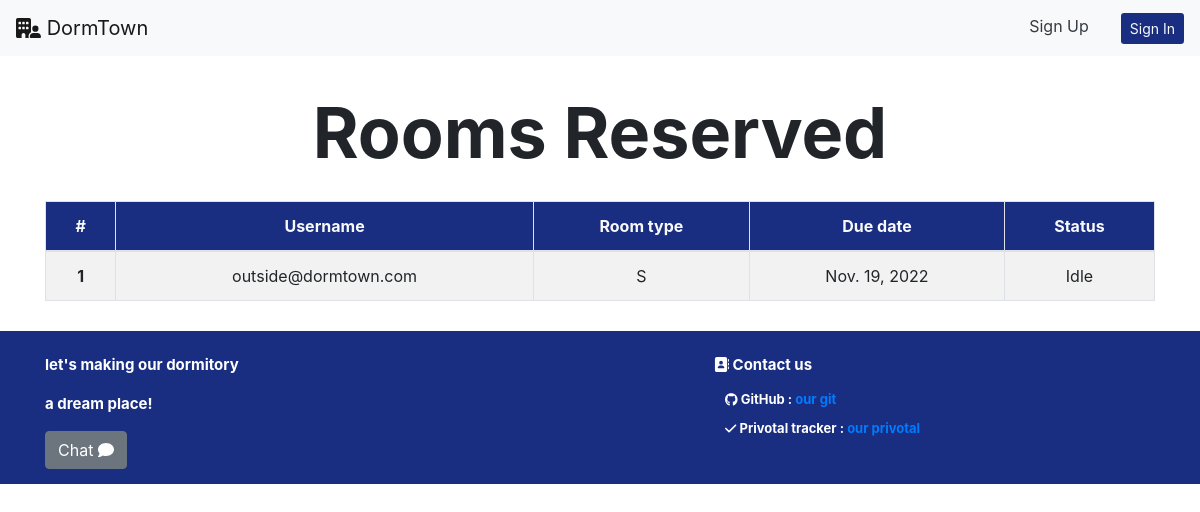
Page /manager/rooms_reserve on the earlier database version.
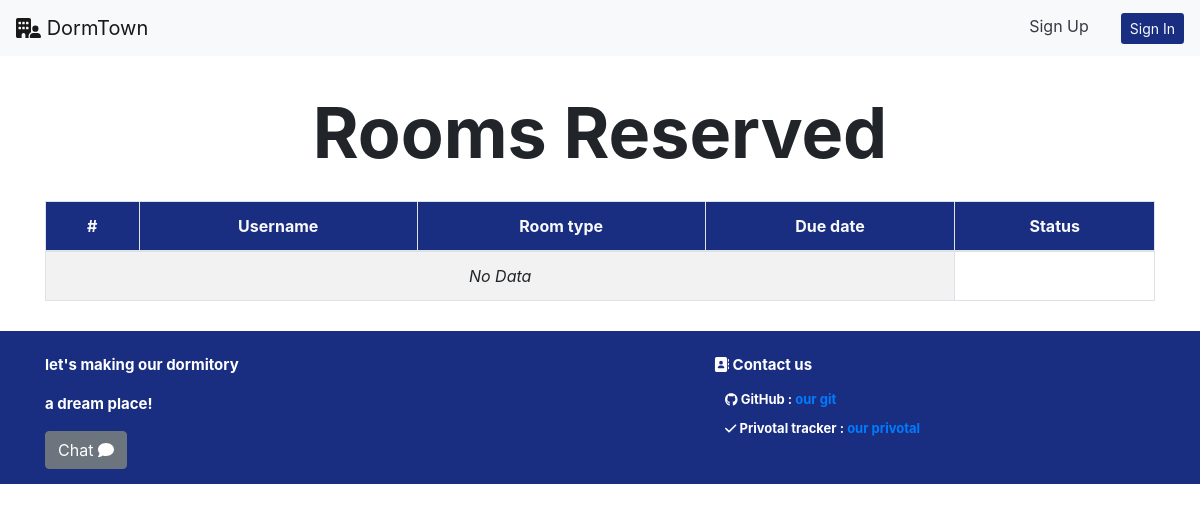
Same page on the later database version.
### occupant/models.py (models this page shows, shortened)
class Reserve(models.Model):
    user_id = models.ForeignKey(
        User, on_delete=models.CASCADE, related_name="reserved_user_id")
    room_type = models.ForeignKey(
        RoomType, on_delete=models.CASCADE, related_name="reserved_room_type")
    due_date = models.DateField()
    create_at = models.DateTimeField(default=datetime.datetime.now())
    status_type = models.ForeignKey(
        StatusType, on_delete=models.CASCADE, related_name="status_type")

class RoomType(models.Model):
    class_level = models.CharField(max_length=5)
    price = models.IntegerField()
    room_service = models.IntegerField(default=1)
    tv_fridge = models.BooleanField(default=True)
    wardrobe = models.BooleanField(default=True)
    water_heater = models.BooleanField(default=True)
    def __str__(self):
        return f'{ self.class_level }'

class StatusType(models.Model):
    status_name = models.CharField(max_length=10)
    def __str__(self):
        return f'{ self.status_name }'

### manager/views.py (the view)
# urls.py: path("rooms_reserve", views.rooms_reserve, name="rooms_reserve"),
def rooms_reserve(req):
    rooms = Reserve.objects.all()
    return render(req, "manager/reserve_rooms.html", {"rooms": rooms})

### manager/templates/manager/reserve_rooms.html
{% extends 'manager/layout.html' %} {% block body %}
<section class="about-header-section">
    <div class="text-center mt-4">
        <p id='about_us' class="header">Rooms Reserved</p>
    </div>
  {% load static %}
    <div class="container">
        <table class="table table-bordered text-center table-striped">
            <thead class="text-light" style="background-color: #192e80;">
                <tr>
                    <th scope="col">#</th>
                    <th scope="col">Username</th>
                    <th scope="col">Room type</th>
                    <th scope="col">Due date</th>
                    <th scope="col">Status</th>
                </tr>
            </thead>
            <tbody>
                {% for room in rooms %}
                <tr>
                    <th scope="row">{{forloop.counter}}</th>
                    <td>{{room.user_id.username}}</td>
                    <td>{{room.room_type}}</td>
                    <td>{{room.due_date}}</td>
                    <td>{{room.status_type}}</td>
                </tr>
                {% empty %}
                    <tr>
                        <td colspan="4"><i>No Data</i></td>
                    </tr>
                {% endfor %}
            </tbody>
        </table>
    </div>
{% endblock %}

Differences in the rows shown:
removed Reserve: user_id.username "outside@dormtown.com", room_type "S", due_date "Nov. 19, 2022", status_type "Idle"
Other differences:
text now shown: "No Data"
